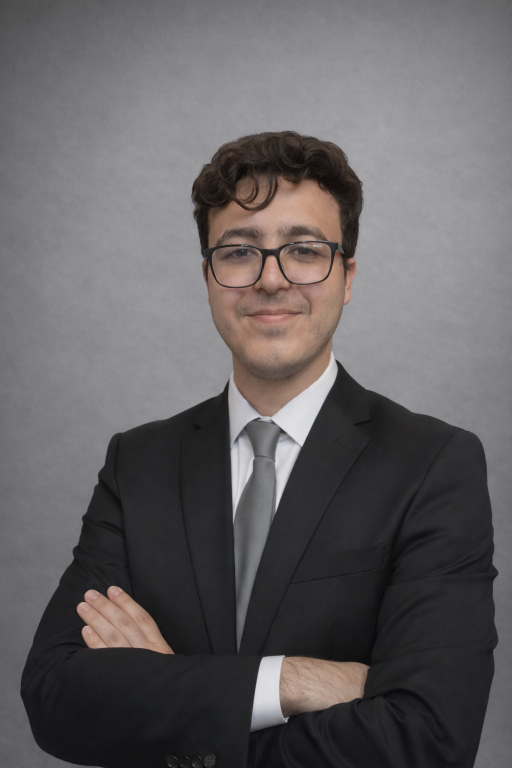
#> input picture a7na/khalil messaoud.png, 1024 x 1536 px (shown at 1/2 size)
$ python -i vision_caption.py   (imports and definitions only)
#> lines starting #> are read from the running program, lines starting #| are printed output that depends on the picture
"""Caption user images via Ollama /api/chat (vision models)."""

from __future__ import annotations

import base64
import json
import os
import re
from io import BytesIO
from typing import Optional

import requests
from PIL import Image, ImageOps

from graphrag.ollama_env import default_ollama_vision_model, ollama_chat_url


# [28 lines left out: functions _env_int, _env_optional_nonneg_int, _ollama_vision_read_timeout_sec, not called in this run]


def vision_caption_read_timeout_seconds() -> int:
    """Public alias for FastAPI / other callers that want to pass `timeout_sec=` explicitly."""
    return _ollama_vision_read_timeout_sec()


# [48 lines left out: functions _prepare_image_bytes_for_vision, _ollama_http_error_detail, not called in this run]

VISION_SYSTEM = (
    "You describe images for a supportive mental-health companion app. "
    "Be factual about what is visible (people, objects, setting, text in image, mood cues). "
    "Do not diagnose medical or psychiatric conditions from pixels. "
    "If something is unclear, say so. Answer in the same language as any clear text in the image; "
    "otherwise use the same language as the user's note if provided, else English."
)

VISION_USER_TEMPLATE = (
    "{user_hint}"
    "Describe this image in plain language for the assistant that will reply next. "
    "Stay under 200 words. No greeting."
)


# [47 lines left out: functions _parse_chat_content, _sanitize_vision_caption, not called in this run]


def _is_moondream_model(model: str) -> bool:
    return "moondream" in (model or "").lower()


# [54 lines left out: functions _build_vision_prompt, _post_ollama_vision_chat, not called in this run]


def caption_image_bytes(
    image_bytes: bytes,
    *,
    model: Optional[str] = None,
    user_note: str = "",
    ollama_chat_endpoint: Optional[str] = None,
    timeout_sec: Optional[int] = None,
) -> str:
    """
    Call Ollama vision model with base64 image; return trimmed caption text.
    Raises RuntimeError on Ollama HTTP errors (message includes server `error` JSON if present).
    Raises ValueError on empty model/response.
    """
    if not image_bytes:
        raise ValueError("Empty image bytes")
    model = (model or default_ollama_vision_model()).strip()
    if not model:
        raise ValueError("OLLAMA_VISION_MODEL / vision model is empty")
    url = ollama_chat_endpoint or ollama_chat_url()
    try:
        prepared = _prepare_image_bytes_for_vision(image_bytes)
    except Exception as exc:
        raise ValueError(f"Could not decode or resize image: {exc}") from exc
    b64 = base64.b64encode(prepared).decode("ascii")

    num_predict = _env_int("OLLAMA_VISION_NUM_PREDICT", 256, lo=96, hi=512)
    num_ctx = _env_int("OLLAMA_VISION_NUM_CTX", 2048, lo=512, hi=8192)
    read_to = timeout_sec if timeout_sec is not None else _ollama_vision_read_timeout_sec()
    env_floor = _env_int("OLLAMA_VISION_MIN_READ_TIMEOUT_SEC", 900, lo=300, hi=1800)
    read_to = max(read_to, env_floor, 900)
    connect_to = _env_int("OLLAMA_VISION_CONNECT_TIMEOUT_SEC", 15, lo=5, hi=120)

    attempts = (
        (_build_vision_prompt(model, user_note, minimal=False), num_predict, num_ctx),
        (_build_vision_prompt(model, user_note, minimal=True), max(num_predict, 320), max(num_ctx, 2048)),
    )
    last_reason = ""
    for prompt, predict, ctx in attempts:
        data = _post_ollama_vision_chat(
            url=url,
            model=model,
            b64=b64,
            prompt=prompt,
            num_predict=predict,
            num_ctx=ctx,
            connect_to=connect_to,
            read_to=read_to,
        )
        text = _sanitize_vision_caption(_parse_chat_content(data))
        if text:
            return text
        last_reason = str(data.get("done_reason") or "empty content")

    hint = (user_note or "").strip()
    if hint:
        return f"(Photo description unavailable from vision model; user note: {hint})"

    raise ValueError(
        f"Vision model '{model}' returned empty caption (done_reason={last_reason}). "
        "Ensure Ollama is running and `ollama pull moondream` completed, then restart the RAG service."
    )

>>> import cv2
>>> picture = cv2.imread('../../../a7na/khalil messaoud.png', cv2.IMREAD_GRAYSCALE)
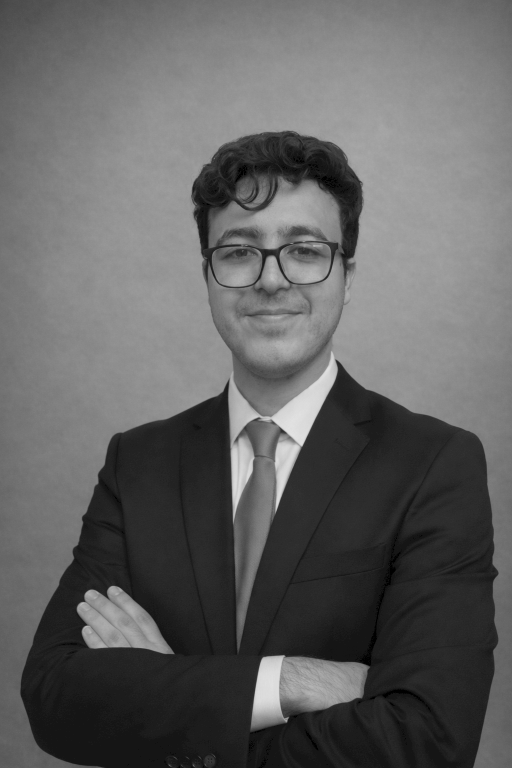
#> picture: shape (1536, 1024) (shown at 1/2 size); min 0, max 228, mean 97.9
>>> result = caption_image_bytes(picture)
#> (the run stopped early here; a loop or call above may not have finished)

$ run again, on a7na/mohamed khalil haouari.png
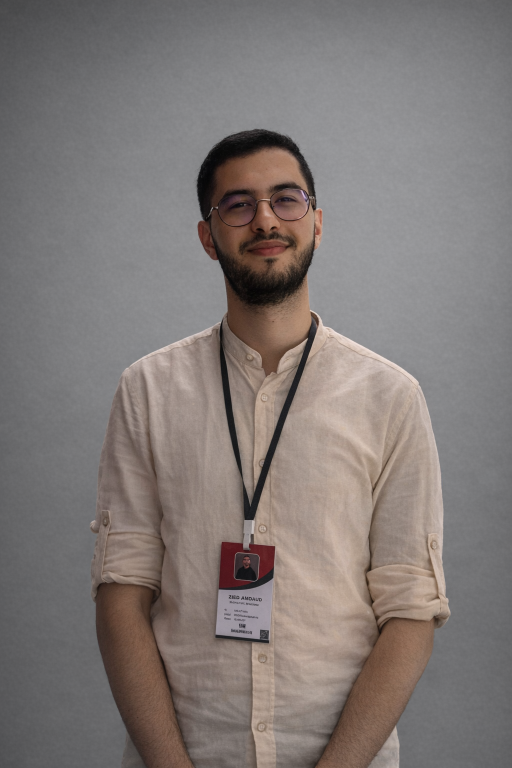
#> input picture a7na/mohamed khalil haouari.png, 1024 x 1536 px (shown at 1/2 size)
#> `picture = cv2.imread('../../../a7na/khalil messaoud.png', cv2.IMREAD_G..`:
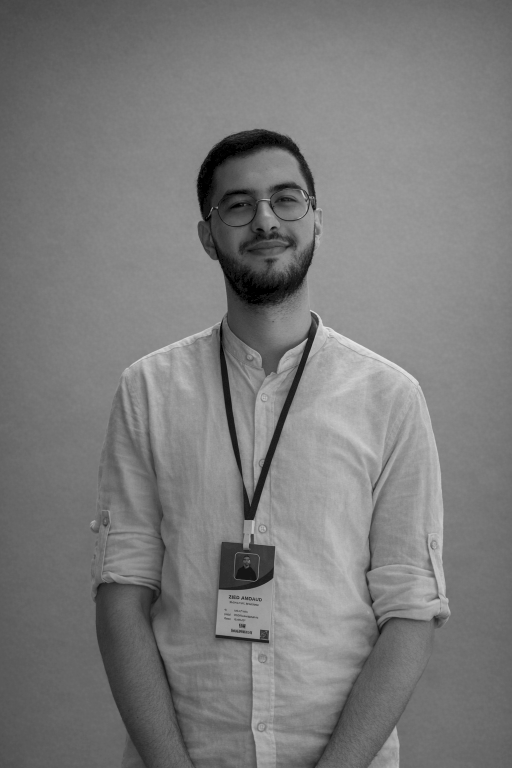
#> picture: shape (1536, 1024) (shown at 1/2 size); min 0, max 236, mean 122.7

$ run again, on a7na/mohamed yassine maalej.png
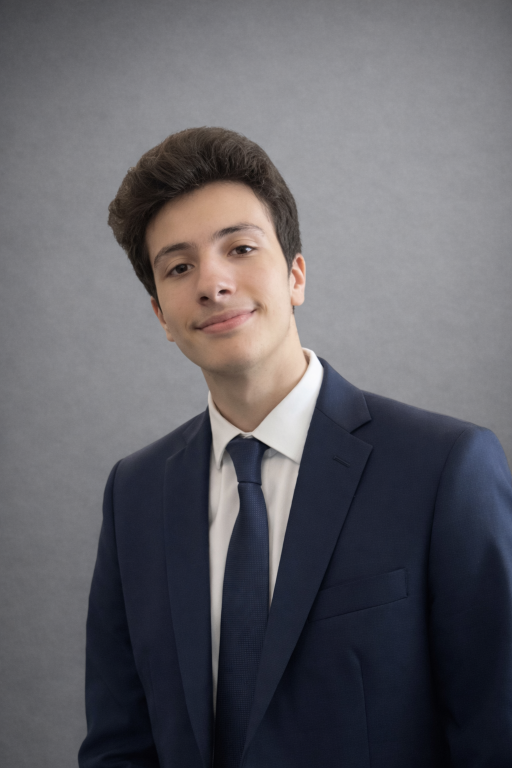
#> input picture a7na/mohamed yassine maalej.png, 1024 x 1536 px (shown at 1/2 size)
#> `picture = cv2.imread('../../../a7na/khalil messaoud.png', cv2.IMREAD_G..`:
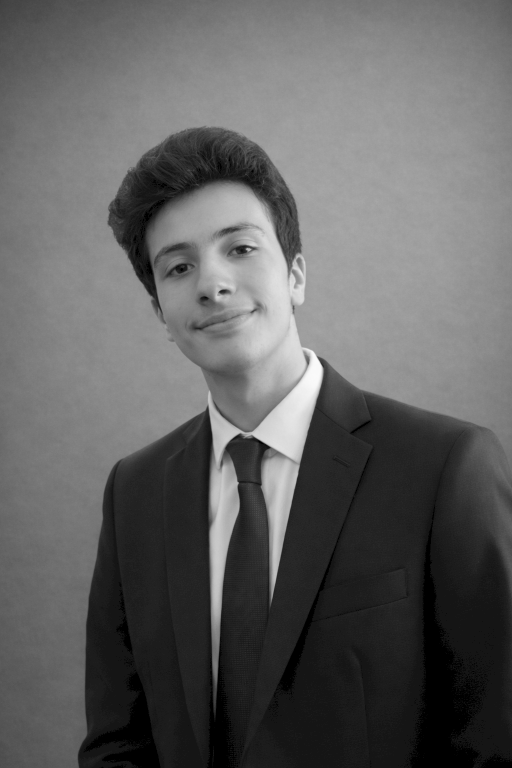
#> picture: shape (1536, 1024) (shown at 1/2 size); min 0, max 251, mean 96.9

$ run again, on a7na/oumeima wahada.png
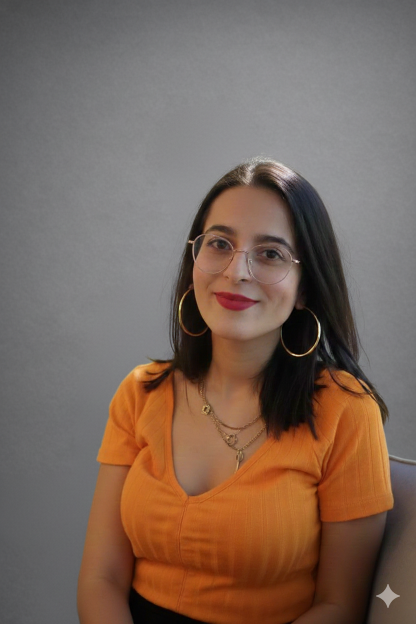
#> input picture a7na/oumeima wahada.png, 832 x 1248 px (shown at 1/2 size)
#> `picture = cv2.imread('../../../a7na/khalil messaoud.png', cv2.IMREAD_G..`:
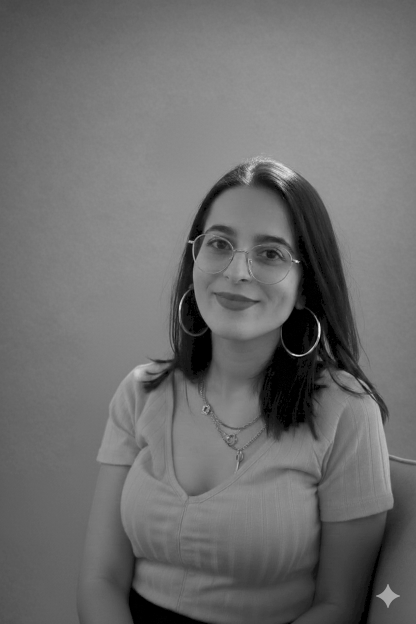
#> picture: shape (1248, 832) (shown at 1/2 size); min 0, max 249, mean 109.2
